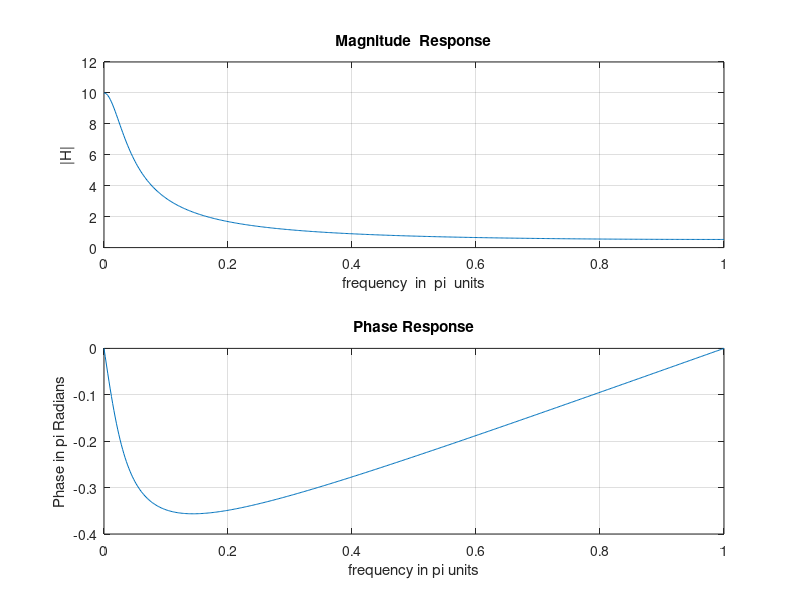

Reproduce this figure in MATLAB.
w =  [0:1:500]*pi/500;
H = exp(j*w) ./ (exp(j*w) - 0.9*ones(1,501));
magH = abs(H);
angH = angle(H);
subplot(2,1,1);
plot(w/pi,magH);
grid;
xlabel('frequency  in  pi  units');
ylabel('|H|');
title('Magnitude  Response');
subplot(2, 1, 2);
plot(w/pi, angH/pi); grid;
xlabel('frequency in pi units');
ylabel('Phase in pi Radians');
title('Phase Response');
